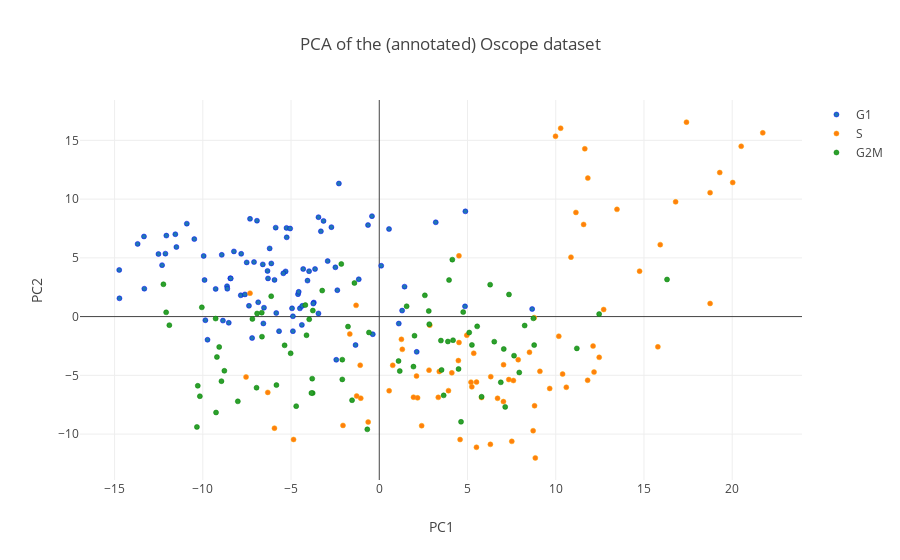

Notebook code for this chart:
### Code cell
traces = []
colors = ['blue', 'orange', 'green']


for i, name in enumerate(('G1', 'S', 'G2M')):
    
    trace = go.Scatter(
        x=Y_sklearn[y==name,0],
        y=Y_sklearn[y==name,1],
        mode='markers',
        name=name,
        marker=go.Marker(
            size=5,
            line=go.Line(
                color=colors[i],
                width=0.5)
            ))
    traces.append(trace)

data = go.Data(traces)
layout = go.Layout(
    title='PCA of the (annotated) Oscope dataset',
    xaxis=go.XAxis(title='PC1', showline=False),
    yaxis=go.YAxis(title='PC2', showline=False)
)
fig = go.Figure(data=data, layout=layout)
iplot(fig, filename='oscope_pca')
